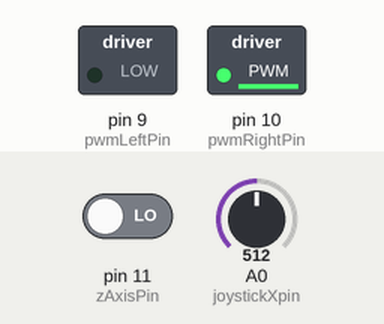
Simulated run of this sketch. Board: Arduino Uno, built with avr-gcc and run on an emulated ATmega328P. Parts: switched loads named in the sketch (green lamp = pin HIGH). The inputs (shaded band) are chosen by the test bench; at power-on: A0 (joystickXpin) = 512, pin 11 (zAxisPin) LOW.

Above: at 1.2 s.
1.3 s: A0 (joystickXpin) set to 306
At 2.2 s:
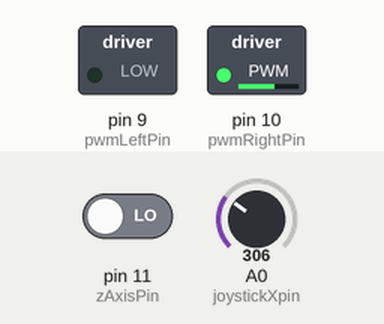
2.8 s: A0 (joystickXpin) set to 122
At 3.3 s:
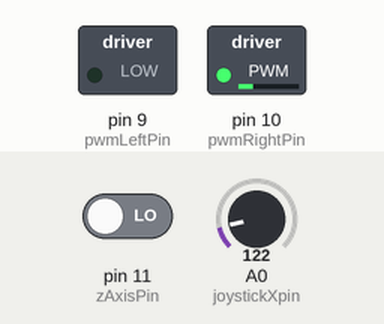
4.3 s: A0 (joystickXpin) set to 0
At 5.5 s:
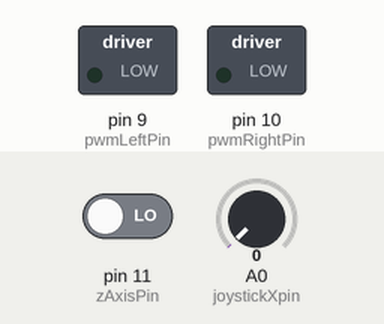
5.8 s: A0 (joystickXpin) set to 3
7.3 s: A0 (joystickXpin) set to 6
At 8.0 s:
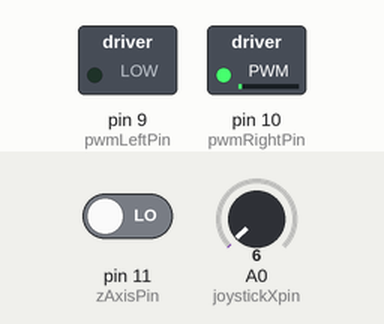
8.8 s: A0 (joystickXpin) set to 511
At 9.1 s:
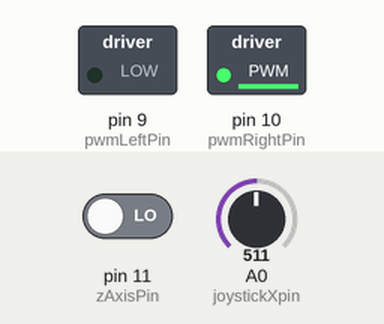
Timing chart, 0 to 11.3 s (numbered marks = the images above; inputs shaded):
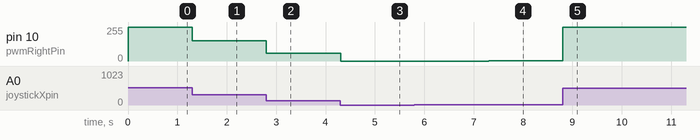

Measured:
- after the input at 1.3 s, pin 10 (pwmRightPin): 254/255 → 152/255 at once
- after the input at 2.8 s, pin 10 (pwmRightPin): 152/255 → 60/255 at once
- after the input at 4.3 s, pin 10 (pwmRightPin): 60/255 → 0/255 at once
- after the input at 5.8 s, every drawn part: stays the same
- after the input at 7.3 s, pin 10 (pwmRightPin): 0/255 → 2/255 at once
- after the input at 8.8 s, pin 10 (pwmRightPin): 2/255 → 254/255 at once

The sketch:

T-Shirt-Tank.ino
```cpp
  const int joystickXpin = A0;
  const int joystickYpin = A1;

  const int pwmLeftPin = 9;
  const int pwmRightPin=10;

  const int zAxisPin = 11; //
void setup() {
  pinMode(joystickXpin, INPUT);
  pinMode(joystickYpin, INPUT);

  pinMode(pwmLeftPin,OUTPUT);
  pinMode(pwmRightPin,OUTPUT);

  pinMode(zAxisPin,INPUT);
}
void Fire(){
  //code to authorize firing when zAxis is pressed goes here
}
void loop() {
  // put your main code here, to run repeatedly:
  int joystickXvalue = analogRead(joystickXpin);
  int joystickYvalue = analogRead(joystickYvalue);

  int pwmXValueMapped = map(joystickXvalue,0,1023,0,255);
  int pwmYValueMapped = map(joystickYvalue,0,1023,0,255);

  int RightOutputMotor = pwmYValueMapped + pwmXValueMapped;
  int LeftOutputMotor = pwmYValueMapped - pwmXValueMapped;

  analogWrite(pwmLeftPin,LeftOutputMotor);
  analogWrite(pwmRightPin,RightOutputMotor);

  if(digitalRead(zAxisPin)){
    Fire();
  }
  delay(10);
}
```
